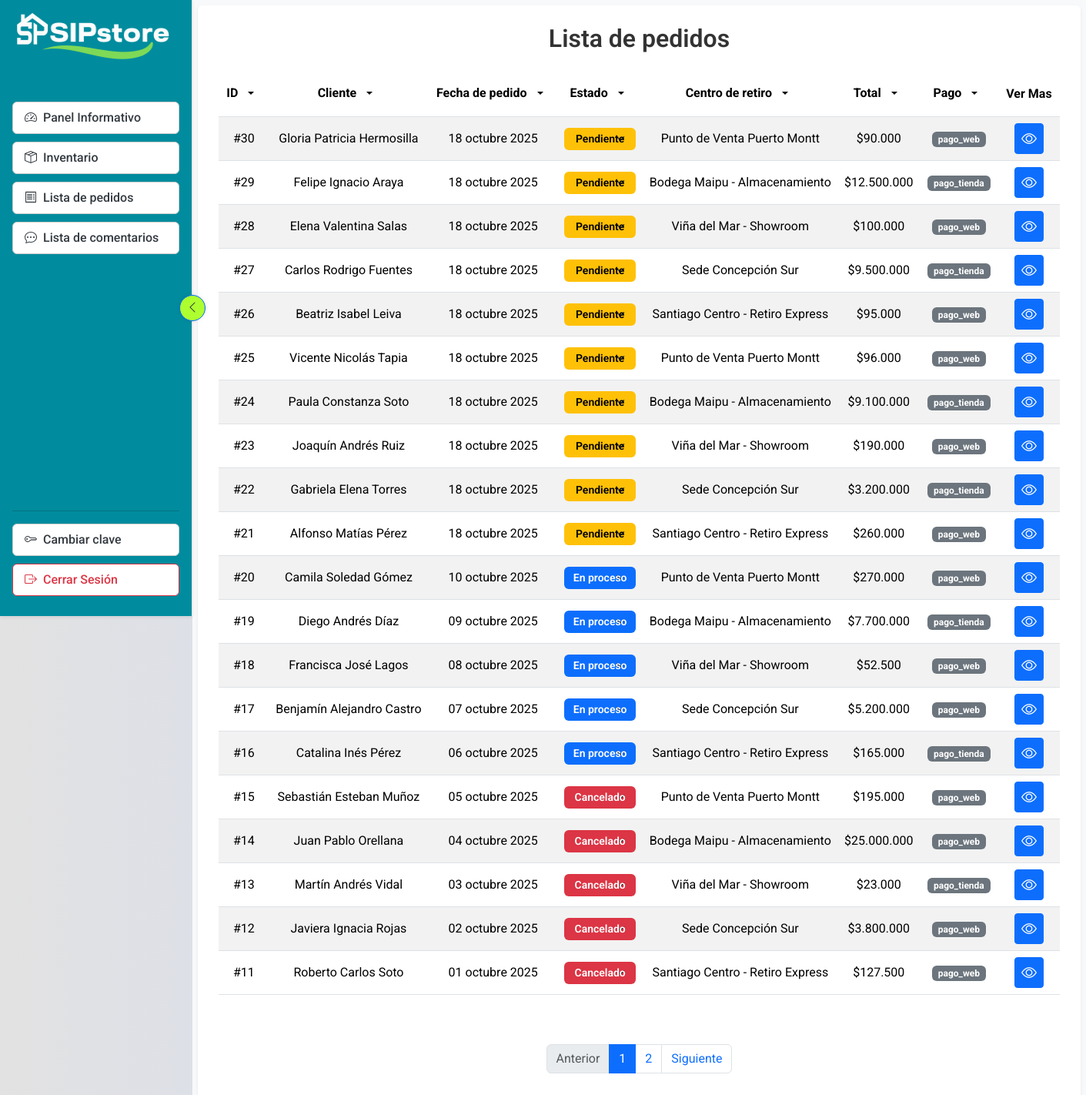
/pedidos/ (signed in), run on the app's committed database.
### control/models.py (models this page shows, shortened)
class Pedido(models.Model):
    ESTADOS =[
        ('pendiente', 'Pendiente'),
        ('en_proceso', 'En proceso'),
        ('completado', 'Completado'),
        ('cancelado', 'Cancelado'),
    ]
    METODO =[
        ('pago_tienda', 'Pago en Tienda'),
        ('pago_web', 'Pago Web'),
    ]
    local = models.ForeignKey('Local',on_delete=models.SET_NULL,null=True, blank=True,related_name='pedidos')
    nombre_local = models.CharField(max_length=200, blank=True, null=True)
    comprador = models.CharField(max_length=200)
    rut_cli = models.CharField(max_length=12)
    correo_cli = models.EmailField()
    celular_cli = models.CharField(max_length=20)
    ubicacion_cli = models.TextField(max_length=800)
    fecha_pedido = models.DateTimeField(default=timezone.now)
    fecha_retiro = models.DateTimeField(blank=True,null=True)
    estado = models.CharField(max_length=20, choices=ESTADOS,default='pendiente')
    monto_total = models.DecimalField(max_digits=10,decimal_places=2, default=0)
    metodo_pago = models.CharField(max_length=20,choices=METODO ,default='pago_tienda')
    def __init__(self, *args, **kwargs):
        super().__init__(*args, **kwargs)
        self._estado_original = self.estado  # Guardamos el estado inicial

### control/views.py (the view)
# urls.py: path('pedidos/',views.pedidos, name='pedidos'),
@login_required
def pedidos(request):
    pedidos = Pedido.objects.all().order_by('-fecha_pedido')
    ordenar = request.GET.get("ordenar")
    direccion = request.GET.get("direccion")
    paginator = Paginator(pedidos, 20)
    page_number = request.GET.get('page')
    page_obj = paginator.get_page(page_number)
    if ordenar:
        if direccion == "desc":
            pedidos = pedidos.order_by(f"-{ordenar}")
        else:
            pedidos = pedidos.order_by(ordenar)
    context = {
        'pedidos' : page_obj
    }
    return render(request,'pedidos.html',context)

### cart/context_processors.py (called while the page is built, shortened)
def totales_carrito(request):
    carrito = request.session.get("carrito", {})
    if not isinstance(carrito, dict):
        carrito = {}
    total = 0
    cantidad_articulos = 0
    productos_detalles = []
    return {
        "total_carrito": int(total),
        "cantidad_articulos_carrito": cantidad_articulos,
        "productos_detalles": productos_detalles,
    }

### control/templatetags/myfilters.py (called while the page is built)
@register.filter
def punto_miles(value):
    try:
        value = int(value)
        return f"{value:,}".replace(",", ".")
    except (ValueError, TypeError):
        return value

### control/templates/pedidos.html (shortened to what this page needs)
{% extends "base_control.html"%}
{% load static %}
{% load humanize %}
{% block link %}
<link rel="stylesheet" href="{% static 'control/style/tablas.css' %}">
{% endblock %}
{% block content %}
<div class="container-fluid py-4 inventario-container">
    <h2 class="text-center mb-4">Lista de pedidos</h2>
    <div class="tab-content mt-3" id="inventarioTabsContent">
        <div class="tab-pane fade show active" id="paneles" role="tabpanel">
            {% include "tabla_pedidos.html" with pedidos=pedidos %}
            <nav aria-label="Paginación de pedidos" class="mt-4">
                <ul class="pagination justify-content-center">
                    {% if pedidos.has_previous %}
                    <li class="page-item">
                        <a class="page-link" href="?page={{ pedidos.previous_page_number }}">Anterior</a>
                    </li>
                    {% else %}
                    <li class="page-item disabled">
                        <a class="page-link" href="#" tabindex="-1" aria-disabled="true">Anterior</a>
                    </li>
                    {% endif %}
                    {% for i in pedidos.paginator.page_range %}
                    {% if pedidos.number == i %}
                    <li class="page-item active" aria-current="page"><span class="page-link">{{ i }}</span></li>
                    {% elif i > pedidos.number|add:'-3' and i < pedidos.number|add:'3' %} <li class="page-item"><a
                            class="page-link" href="?page={{ i }}">{{ i }}</a></li>
                        {% endif %}
                        {% endfor %}
                        {% if pedidos.has_next %}
                        <li class="page-item">
                            <a class="page-link" href="?page={{ pedidos.next_page_number }}">Siguiente</a>
                        </li>
                        {% else %}
                        <li class="page-item disabled">
                            <a class="page-link" href="#" tabindex="-1" aria-disabled="true">Siguiente</a>
                        </li>
                        {% endif %}
                </ul>
            </nav>
        </div>
    </div>
</div>
{% endblock%}

### control/templates/tabla_pedidos.html (shortened to what this page needs)
{% load static %}
{% load humanize %}
{% load myfilters %}
{% block link %}
<link rel="stylesheet" href="{% static 'control/style/tablas.css' %}">
{% endblock %}
<div class="container-fluid">
    <div class="table-responsive mb-5">
        <table class="table table-hover table-striped align-middle">
            <thead class="table">
                <tr>
                    <th>ID
                        {% include 'filtro_columna.html' with columna_nombre="id" %}
                    </th>
                    <th>Cliente
                        {% include 'filtro_columna.html' with columna_nombre="comprador" %}
                    </th>
                    <th>Fecha de pedido
                        {% include 'filtro_columna.html' with columna_nombre="fecha_pedido" %}
                    </th>
                    <th>Estado
                        {% include 'filtro_columna.html' with columna_nombre="estado" %}
                    </th>
                    <th>Centro de retiro
                        {% include 'filtro_columna.html' with columna_nombre="local" %}
                    </th>
                    <th>Total
                        {% include 'filtro_columna.html' with columna_nombre="monto_total" %}
                    </th>
                    <th>Pago
                        {% include 'filtro_columna.html' with columna_nombre="metodo_pago" %}
                    </th>
                    <th>Ver Mas</th>
                </tr>
            </thead>
            <tbody>
                {% for pedido in pedidos %}
                <tr>
                    <td class="text-center">#{{ pedido.id }}</td>
                    <td class="text-center">{{ pedido.comprador }}</td>
                    <td class="text-center">{{ pedido.fecha_pedido|date:"d F Y" }}</td>
                    <td class="text-center">
                        <form method="post" action="{% url 'cambiar_estado_pedido' pedido.id %}">
                            <select
                                name="nuevo_estado"
                                class="form-select form-select-sm w-auto text-center estado-select
                                {% if pedido.estado == 'pendiente' %}estado-pendiente
                                {% elif pedido.estado == 'en_proceso' %}estado-proceso
                                {% elif pedido.estado == 'completado' %}estado-completado
                                {% elif pedido.estado == 'cancelado' %}estado-cancelado
                                {% else %}estado-default{% endif %}"
                                onchange="this.form.submit()"
                            >
                                {% for value, display in pedido.ESTADOS %}
                                <option value="{{ value }}" {% if pedido.estado == value %}selected{% endif %}>
                                    {{ display }}
                                </option>
                                {% endfor %}
                            </select>
                        </form>
                    </td>
                    <td class="text-center">{{ pedido.nombre_local }}</td>
                    <td class="text-center">${{ pedido.monto_total|floatformat:0|punto_miles }}</td>
                    <td class="text-center">
                        {% with metodo_actual=pedido.estado|lower %}
                        <span class="badge
                        {% if metodo_actual == 'pago en tienda' %}
                            bg-warning text-dark
                        {% elif metodo_actual == 'pago web' %}
                            bg-success
                        {% else %}
                            bg-secondary
                        {% endif %}
                        ">
                            {{ pedido.metodo_pago }}
                        </span>
                        {% endwith %}
                    </td>
                    <td class="text-center">
                        <a class="btn btn-sm btn-primary " href="{% url 'pedido_detail' pedido.id %}">
                            <i class="bi bi-eye fs-5"></i>
                        </a>
                    </td>
                </tr>
                {% empty %}
                <tr>
                    <td colspan="5">No hay pedidos disponibles.</td>
                </tr>
                {% endfor %}
            </tbody>
        </table>
    </div>
</div>

### control/static/control/style/base_control.css (style rules this page uses)
* { padding: 0; margin: 0; }
body { background: linear-gradient(to right, #e2e2e2, #c9d6ff); font-family: "Roboto", sans-serif !important; width: 100%; }

### control/static/control/style/tablas.css (style rules this page uses)
.inventario-container { max-width: 1200px; margin: 0 auto; padding: 0 15px; overflow-x: hidden; }
h2 { font-size: 2rem; font-weight: 600; color: #333; }
.table-responsive { width: 100%; overflow-x: auto; -webkit-overflow-scrolling: touch; }
.table th, .table td { white-space: nowrap; text-align: center; vertical-align: middle; }
.table td span.badge { font-size: 0.75rem; margin: 2px; }
.estado-select { font-weight: 600; border: none; color: white; text-align: center; padding: 4px 8px; border-radius: 6px; }
.estado-pendiente { background-color: #ffc107; color: #000; }
.estado-proceso { background-color: #0d6efd; color: #fff; }
.estado-cancelado { background-color: #dc3545; color: #fff; }
.table-responsive { overflow-x: auto; -webkit-overflow-scrolling: touch; }
.table thead th { white-space: nowrap; vertical-align: middle; padding-left: 10px; padding-right: 10px; }

### data on the page
Pedido: id "30", comprador "Gloria Patricia Hermosilla", fecha_pedido "18 octubre 2025", nuevo_estado "Pendiente", nombre_local "Punto de Venta Puerto Montt", monto_total|punto_miles "90.000", metodo_pago "pago_web"
Pedido: id "29", comprador "Felipe Ignacio Araya", fecha_pedido "18 octubre 2025", nuevo_estado "Pendiente", nombre_local "Bodega Maipu - Almacenamiento", monto_total|punto_miles "12.500.000", metodo_pago "pago_tienda"
Pedido: id "28", comprador "Elena Valentina Salas", fecha_pedido "18 octubre 2025", nuevo_estado "Pendiente", nombre_local "Viña del Mar - Showroom", monto_total|punto_miles "100.000", metodo_pago "pago_web"
Pedido: id "27", comprador "Carlos Rodrigo Fuentes", fecha_pedido "18 octubre 2025", nuevo_estado "Pendiente", nombre_local "Sede Concepción Sur", monto_total|punto_miles "9.500.000", metodo_pago "pago_tienda"
Pedido: id "26", comprador "Beatriz Isabel Leiva", fecha_pedido "18 octubre 2025", nuevo_estado "Pendiente", nombre_local "Santiago Centro - Retiro Express", monto_total|punto_miles "95.000", metodo_pago "pago_web"
Pedido: id "25", comprador "Vicente Nicolás Tapia", fecha_pedido "18 octubre 2025", nuevo_estado "Pendiente", nombre_local "Punto de Venta Puerto Montt", monto_total|punto_miles "96.000", metodo_pago "pago_web"
Pedido: id "24", comprador "Paula Constanza Soto", fecha_pedido "18 octubre 2025", nuevo_estado "Pendiente", nombre_local "Bodega Maipu - Almacenamiento", monto_total|punto_miles "9.100.000", metodo_pago "pago_tienda"
Pedido: id "23", comprador "Joaquín Andrés Ruiz", fecha_pedido "18 octubre 2025", nuevo_estado "Pendiente", nombre_local "Viña del Mar - Showroom", monto_total|punto_miles "190.000", metodo_pago "pago_web"
Pedido: id "22", comprador "Gabriela Elena Torres", fecha_pedido "18 octubre 2025", nuevo_estado "Pendiente", nombre_local "Sede Concepción Sur", monto_total|punto_miles "3.200.000", metodo_pago "pago_tienda"
Pedido: id "21", comprador "Alfonso Matías Pérez", fecha_pedido "18 octubre 2025", nuevo_estado "Pendiente", nombre_local "Santiago Centro - Retiro Express", monto_total|punto_miles "260.000", metodo_pago "pago_web"
Pedido: id "20", comprador "Camila Soledad Gómez", fecha_pedido "10 octubre 2025", nuevo_estado "En proceso", nombre_local "Punto de Venta Puerto Montt", monto_total|punto_miles "270.000", metodo_pago "pago_web"
Pedido: id "19", comprador "Diego Andrés Díaz", fecha_pedido "09 octubre 2025", nuevo_estado "En proceso", nombre_local "Bodega Maipu - Almacenamiento", monto_total|punto_miles "7.700.000", metodo_pago "pago_tienda"
Pedido: id "18", comprador "Francisca José Lagos", fecha_pedido "08 octubre 2025", nuevo_estado "En proceso", nombre_local "Viña del Mar - Showroom", monto_total|punto_miles "52.500", metodo_pago "pago_web"
Pedido: id "17", comprador "Benjamín Alejandro Castro", fecha_pedido "07 octubre 2025", nuevo_estado "En proceso", nombre_local "Sede Concepción Sur", monto_total|punto_miles "5.200.000", metodo_pago "pago_web"
Pedido: id "16", comprador "Catalina Inés Pérez", fecha_pedido "06 octubre 2025", nuevo_estado "En proceso", nombre_local "Santiago Centro - Retiro Express", monto_total|punto_miles "165.000", metodo_pago "pago_tienda"
Pedido: id "15", comprador "Sebastián Esteban Muñoz", fecha_pedido "05 octubre 2025", nuevo_estado "Cancelado", nombre_local "Punto de Venta Puerto Montt", monto_total|punto_miles "195.000", metodo_pago "pago_web"
Pedido: id "14", comprador "Juan Pablo Orellana", fecha_pedido "04 octubre 2025", nuevo_estado "Cancelado", nombre_local "Bodega Maipu - Almacenamiento", monto_total|punto_miles "25.000.000", metodo_pago "pago_web"
Pedido: id "13", comprador "Martín Andrés Vidal", fecha_pedido "03 octubre 2025", nuevo_estado "Cancelado", nombre_local "Viña del Mar - Showroom", monto_total|punto_miles "23.000", metodo_pago "pago_tienda"
Pedido: id "12", comprador "Javiera Ignacia Rojas", fecha_pedido "02 octubre 2025", nuevo_estado "Cancelado", nombre_local "Sede Concepción Sur", monto_total|punto_miles "3.800.000", metodo_pago "pago_web"
Pedido: id "11", comprador "Roberto Carlos Soto", fecha_pedido "01 octubre 2025", nuevo_estado "Cancelado", nombre_local "Santiago Centro - Retiro Express", monto_total|punto_miles "127.500", metodo_pago "pago_web"

### other printed values
{{ i }} "1"
{{ i }} "2"
